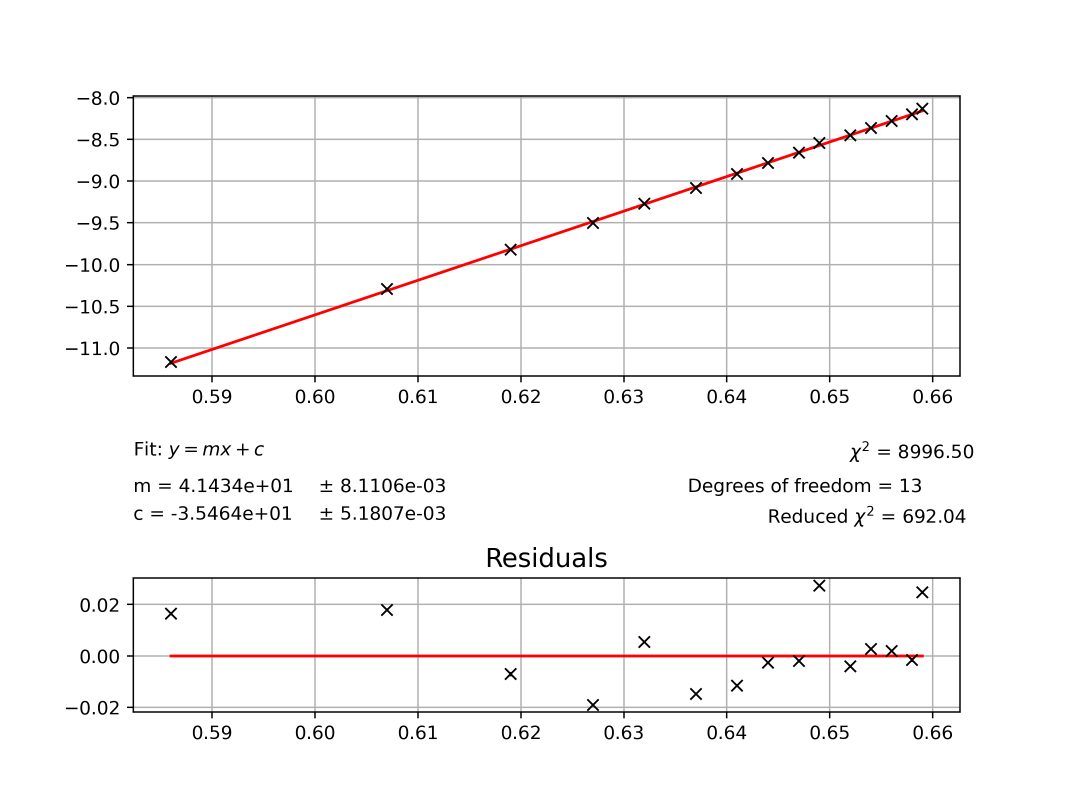
#> input picture boltzmann/0_100k.png, 3200 x 2400 px, given as the content of the folder data, which was not available (shown at 1/3 size)
$ python crop.py
#> lines starting #> are read from the running program, lines starting #| are printed output that depends on the picture
import os
import glob
from PIL import Image

def batch_crop_images():
    # Set the input directory ('.' means the current directory)
    input_dir = 'data'
    output_dir = 'cropped'

    # Create the output directory if it doesn't already exist
    os.makedirs(output_dir, exist_ok=True)

    # Calculate the crop box coordinates
    # PIL's crop uses a tuple of (left, upper, right, lower)
    original_width = 3200
    original_height = 2400

    left = 191
    top = 193
    right = original_width - 300  # 2884
    bottom = original_height - 176 - 637 # 2224

    crop_box = (left, top, right, bottom)

    # Find all .png files in the input directory
    search_pattern = os.path.join(input_dir, '*.png')
    png_files = glob.glob(search_pattern)

    if not png_files:
        print("No PNG files found in the current directory.")
        return

    print(f"Found {len(png_files)} PNG files. Starting crop...")

    # Process each image
    for file_path in png_files:
        filename = os.path.basename(file_path)

        try:
            with Image.open(file_path) as img:
                # Optional: Verify the image is actually 3200x2400 before cropping
#> img is the input picture: PIL image 3200x2400 RGBA; mean R, G, B, A 246.7, 245.3, 245.3, 11
                if img.size != (original_width, original_height):
                    print(f"Skipping {filename}: Incorrect size {img.size}")
                    continue

                # Crop the image
                cropped_img = img.crop(crop_box)
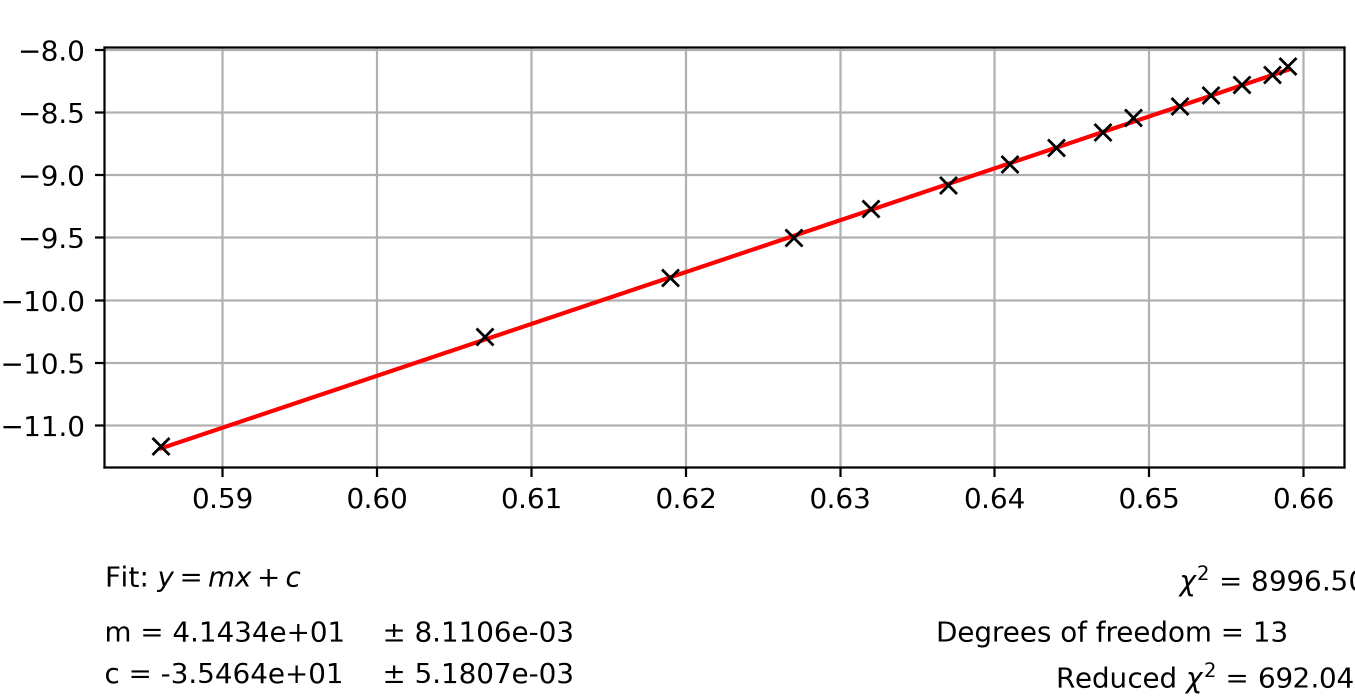
#> cropped_img: PIL image 2709x1394 RGBA (shown at 1/2 size); mean R, G, B, A 244, 242.6, 242.6, 14.8; transparent parts drawn white

                # Save it to the 'cropped' directory
                output_path = os.path.join(output_dir, filename)
                cropped_img.save(output_path)
                print(f"Successfully cropped: {filename}")

        except Exception as e:
            print(f"Error processing {filename}: {e}")

    print("Batch crop complete!")

if __name__ == "__main__":
    batch_crop_images()

$ run again, on boltzmann/100_10k.png
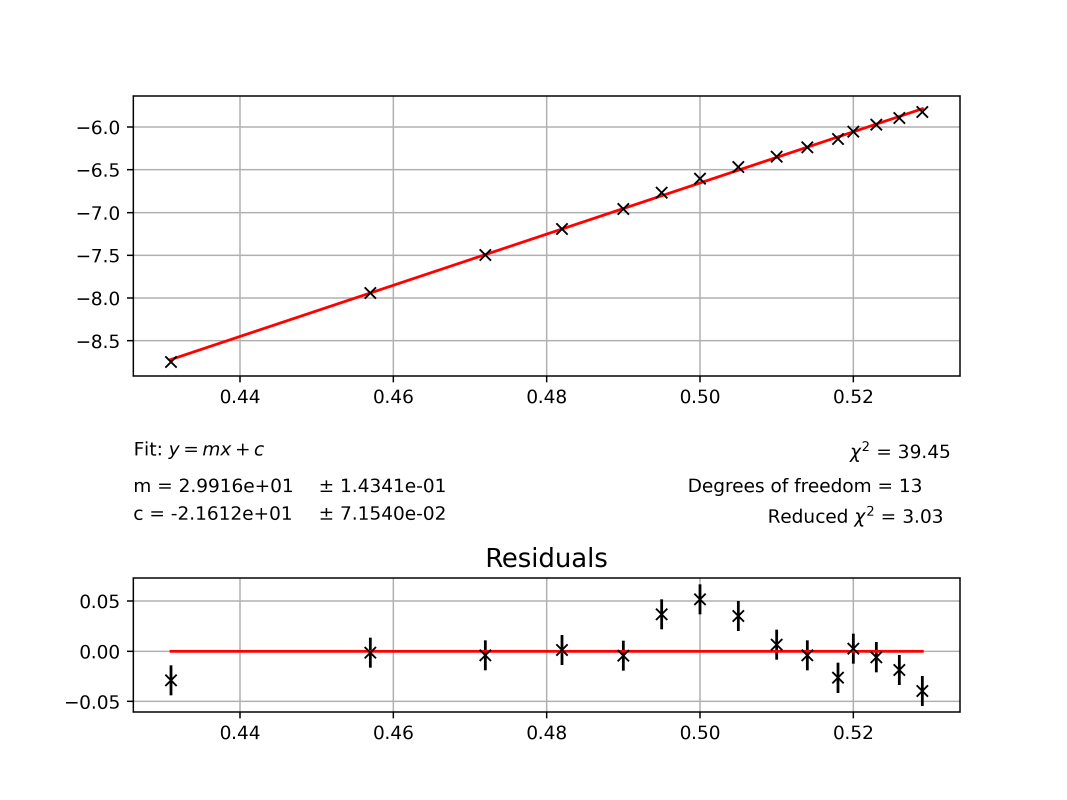
#> input picture boltzmann/100_10k.png, 3200 x 2400 px, given as the content of the folder data, which was not available (shown at 1/3 size)
#> in batch_crop_images, img is the input picture: PIL image 3200x2400 RGBA; mean R, G, B, A 247.3, 245.9, 245.9, 9.9
#> in batch_crop_images, `cropped_img = img.crop(crop_box)`:
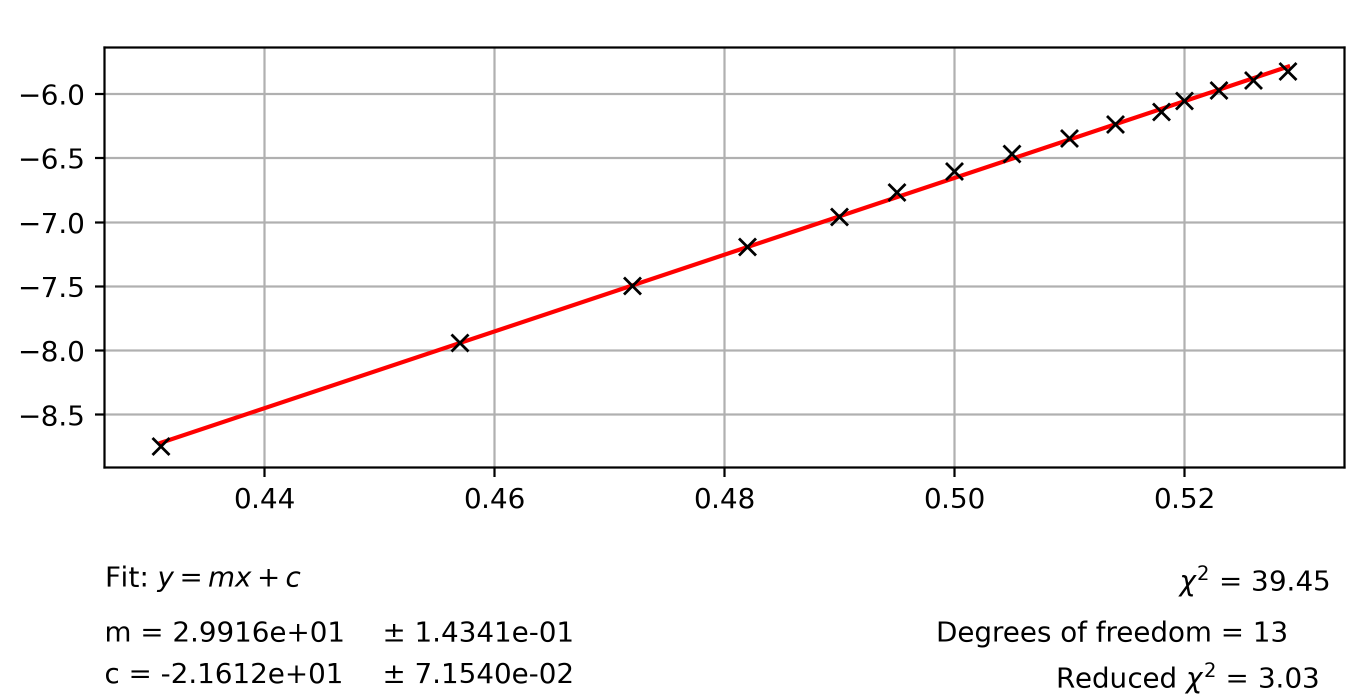
#> cropped_img: PIL image 2709x1394 RGBA (shown at 1/2 size); mean R, G, B, A 245.3, 243.9, 243.9, 12.7; transparent parts drawn white

$ run again, on boltzmann/100_1M.png
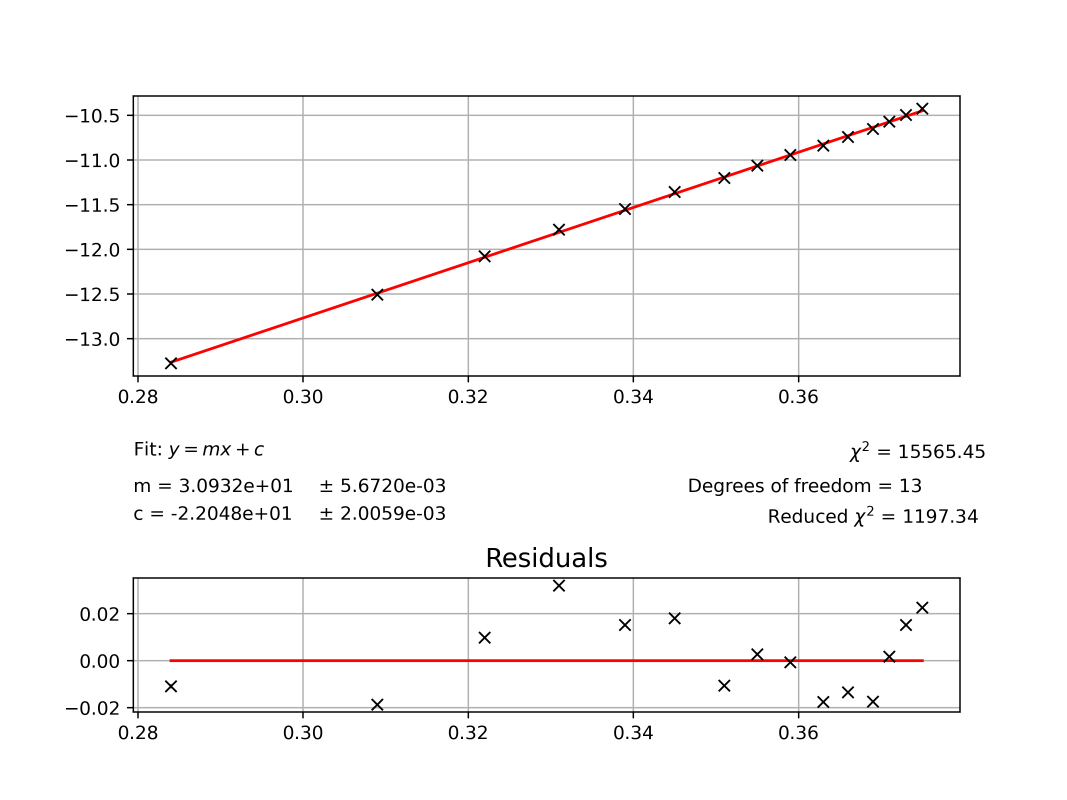
#> input picture boltzmann/100_1M.png, 3200 x 2400 px, given as the content of the folder data, which was not available (shown at 1/3 size)
#> in batch_crop_images, img is the input picture: PIL image 3200x2400 RGBA; mean R, G, B, A 247.4, 246, 246, 9.8
#> in batch_crop_images, `cropped_img = img.crop(crop_box)`:
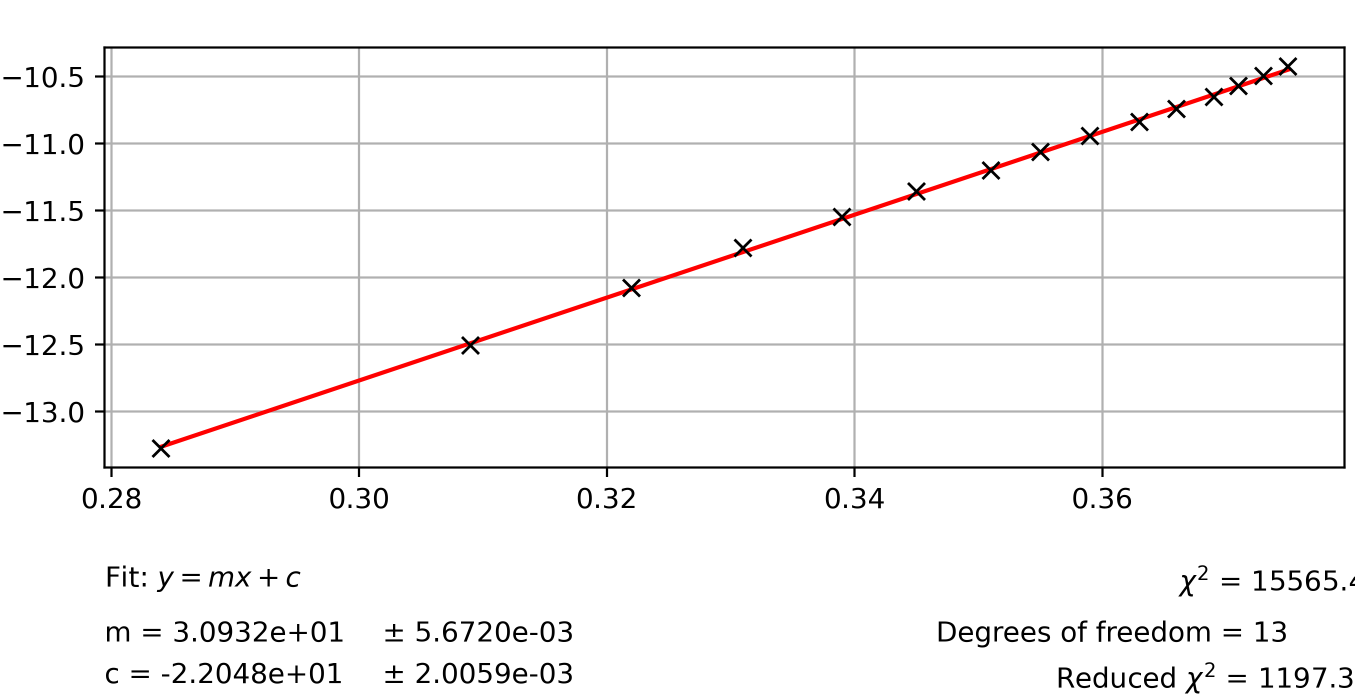
#> cropped_img: PIL image 2709x1394 RGBA (shown at 1/2 size); mean R, G, B, A 245, 243.6, 243.6, 12.9; transparent parts drawn white
